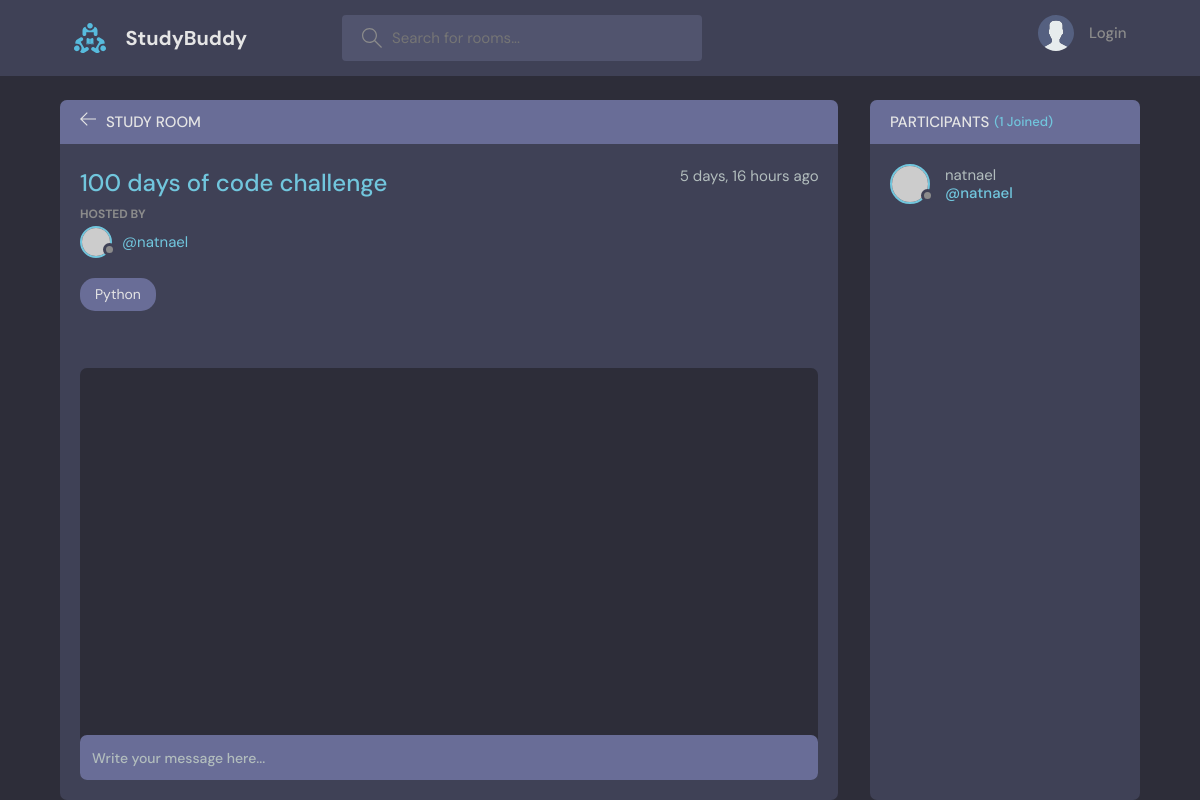
Page /room/2/ on the committed database.
### base/models.py (models this page shows, shortened)
class Room(models.Model):
    host = models.ForeignKey(User, on_delete=models.SET_NULL, null=True)
    topic = models.ForeignKey(Topic, on_delete=models.SET_NULL, null=True)
    name = models.CharField(max_length=200)
    description = models.TextField(null=True, blank=True)
    participants = models.ManyToManyField(
        User, related_name='participants', blank=True)
    updated = models.DateTimeField(auto_now=True)
    created = models.DateTimeField(auto_now_add=True)
    class Meta:
        ordering = ['-updated', '-created']

class Topic(models.Model):
    name = models.CharField(max_length=200)
    def __str__(self):
        return self.name

### base/views.py (the view, shortened to what this page needs)
# urls.py: path('room/<str:pk>/', views.room, name='room'),
def room(request, pk):
    room = Room.objects.get(id=pk)
    room_messages = room.message_set.all()
    participants = room.participants.all()
    context = {'room': room, 'room_messages': room_messages, 'participants': participants}
    return render(request, 'base/room.html', context)

### base/templates/base/room.html (shortened to what this page needs)
{% extends "main.html" %} {% block content %}
<main class="profile-page layout layout--2">
  <div class="container">
    <div class="room">
      <div class="room__top">
        <div class="room__topLeft">
          <a href="{% url 'home' %}">
            <svg
              version="1.1"
              xmlns="http://www.w3.org/2000/svg"
              width="32"
              height="32"
              viewBox="0 0 32 32"
            >
              <title>arrow-left</title>
              <path
                d="M13.723 2.286l-13.723 13.714 13.719 13.714 1.616-1.611-10.96-10.96h27.625v-2.286h-27.625l10.965-10.965-1.616-1.607z"
              ></path>
            </svg>
          </a>
          <h3>Study Room</h3>
        </div>
      </div>
      <div class="room__box scroll">
        <div class="room__header scroll">
          <div class="room__info">
            <h3>{{room.name}}</h3>
            <span>{{room.created|timesince}} ago</span>
          </div>
          <div class="room__hosted">
            <p>Hosted By</p>
            <a href="{% url 'user-profile' room.host.id%}" class="room__author">
              <div class="avatar avatar--small">
                <img src="https://randomuser.me/api/portraits/men/37.jpg" />
              </div>
              <span>@{{room.host.username}}</span>
            </a>
          </div>
          <span class="room__topics">{{room.topic}}</span>
        </div>
        <div class="room__conversation">
          <div class="threads scroll">
          </div>
        </div>
      </div>
      <div class="room__message">
        <form action="" method="POST">
          <input name="body" placeholder="Write your message here..." />
        </form>
      </div>
    </div>
    <div class="participants">
      <h3 class="participants__top">
        Participants <span>({{participants.count}} Joined)</span>
      </h3>
      <div class="participants__list scroll">
        {% for user in participants%}
        <a href="{% url 'user-profile' user.id %}" class="participant">
          <div class="avatar avatar--medium">
            <img src="https://randomuser.me/api/portraits/men/37.jpg" />
          </div>
          <p>
            {{user.username}}
            <span>@{{user.username}}</span>
          </p>
        </a>
        {% endfor %}
      </div>
    </div>
  </div>
</main>
{% endblock content %}

### rows in the picture
Room: name "100 days of code challenge", created "5 days, 16 hours", host.username "natnael", topic "Python"

### other values in the picture
{{ participants.count }} "1"
{{ user.username }} "natnael"
